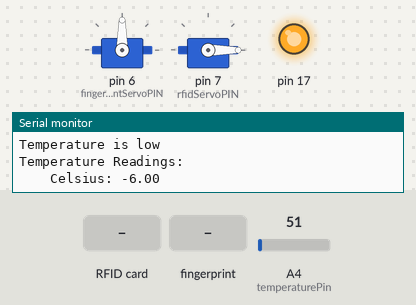
This sketch was run on a simulated Arduino Leonardo, built with avr-gcc and run on an emulated ATmega32U4. On the bench: 2 × servo, output pins drawn as LEDs (lit = HIGH), the last lines printed to the serial monitor. Inputs (shaded band) come from the test bench; at power-on: A4 (temperaturePin) = 51.

Above: at 2.3 s.
2.4 s: RFID card E0 32 66 A3 held to the reader
At 4.1 s:
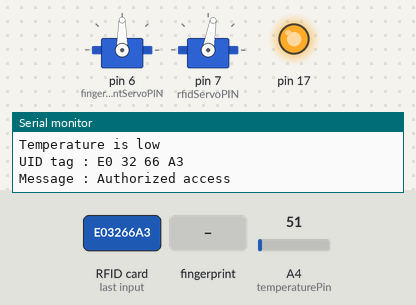
5.2 s: finger stored as number 1 placed on the sensor
At 17.5 s:
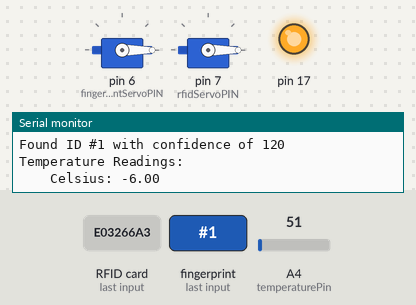
Timing chart, 0 to 17.7 s (numbered marks = the images above; inputs shaded):
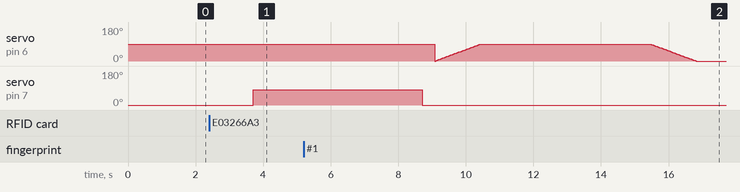

The sketch:

arduino.ino
```cpp
//#include <Adafruit_Fingerprint.h>

#include <MFRC522.h>
#include <SPI.h>
#include <SoftwareSerial.h>
#include <ArduinoJson.h>
#include <Servo.h>

// rx tx to connect with nodoemcu
SoftwareSerial s(2,3);


// Fingerprint


#include <Adafruit_Fingerprint.h>


#if (defined(__AVR__) || defined(ESP8266)) && !defined(__AVR_ATmega2560__)
// For UNO and others without hardware serial, we must use software serial...
// pin #2 is IN from sensor (GREEN wire)
// pin #3 is OUT from arduino  (WHITE wire)
// Set up the serial port to use softwareserial..
SoftwareSerial mySerial(4, 5);

#else
// On Leonardo/M0/etc, others with hardware serial, use hardware serial!
// #0 is green wire, #1 is white
#define mySerial Serial1

#endif


Adafruit_Fingerprint finger = Adafruit_Fingerprint(&mySerial);

const int fingerprintServoPIN= 6;
Servo fingerprintServo;  // create servo object to control a servo


int pos = 0;


//Temperature

const int temperaturePin = A4;
int input_val = 0;
float celsius = 0;


//RFID

#define SS_PIN 10
#define RST_PIN 9
//#define LED_G 5 //define green LED pin
//#define LED_R 4 //define red LED
//#define BUZZER 2 //buzzer pin
int rfidServoPIN = 7;
Servo rfidServo;// declare servo name type servo
MFRC522 mfrc522(SS_PIN, RST_PIN);   // Create MFRC522 instance.


void setup() {

  Serial.begin(9600);


//  ----------------- Fingerprint ----------------
  while (!Serial);  // For Yun/Leo/Micro/Zero/...
    delay(100);
    Serial.println("\n\nAdafruit finger detect test");

    // set the data rate for the sensor serial port
    finger.begin(57600);
    delay(5);
    if (finger.verifyPassword()) {
      Serial.println("Found fingerprint sensor!");
    } else {
      Serial.println("Did not find fingerprint sensor :(");
      while (1) { delay(1); }
    }

    Serial.println(F("Reading sensor parameters"));
    finger.getParameters();
    Serial.print(F("Status: 0x")); Serial.println(finger.status_reg, HEX);
    Serial.print(F("Sys ID: 0x")); Serial.println(finger.system_id, HEX);
    Serial.print(F("Capacity: ")); Serial.println(finger.capacity);
    Serial.print(F("Security level: ")); Serial.println(finger.security_level);
    Serial.print(F("Device address: ")); Serial.println(finger.device_addr, HEX);
    Serial.print(F("Packet len: ")); Serial.println(finger.packet_len);
    Serial.print(F("Baud rate: ")); Serial.println(finger.baud_rate);

    finger.getTemplateCount();

    if (finger.templateCount == 0) {
      Serial.print("Sensor doesn't contain any fingerprint data. Please run the 'enroll' example.");
    }
    else {
      Serial.println("Waiting for valid finger...");
       Serial.print("Sensor contains "); Serial.print(finger.templateCount); Serial.println(" templates");
  }

  fingerprintServo.attach(fingerprintServoPIN);
//  pinMode(buzzer, OUTPUT);


  // -------------------------RFID---------------------------------

  SPI.begin();      // Initiate  SPI bus
  mfrc522.PCD_Init();   // Initiate MFRC522
  rfidServo.attach(rfidServoPIN); //servo pin
  rfidServo.write(0); //servo start position
//  pinMode(LED_G, OUTPUT);
//  pinMode(LED_R, OUTPUT);
//  pinMode(BUZZER, OUTPUT);
//  noTone(BUZZER);
  Serial.println("Put your card to the reader...");
  Serial.println();

}

void loop() {
  StaticJsonBuffer<1000> jsonBuffer;
  JsonObject& root = jsonBuffer.createObject();
  if(s.available()>0){
   root.printTo(s);
  }

  // -------------------------- Temperature Code --------------------------

  input_val =analogRead(temperaturePin);
  celsius = (input_val *5000)/1023;

  root["data1"] = celsius;

  Serial.println("Temperature Readings: ");
  Serial.print("\t\tCelsius: ");
  Serial.println(celsius);
  delay(1000);
  if(celsius > 20){
    Serial.println("Temperature is high");
  }
  else{
    Serial.println("Temperature is low");
  }


  // RFID

    // Look for new cards
    if ( ! mfrc522.PICC_IsNewCardPresent())
    {
      return;
    }
    // Select one of the cards
    if ( ! mfrc522.PICC_ReadCardSerial())
    {
      return;
    }
    //Show UID on serial monitor
    Serial.print("UID tag :");
    String content= "";
    byte letter;
    for (byte i = 0; i < mfrc522.uid.size; i++)
    {
       Serial.print(mfrc522.uid.uidByte[i] < 0x10 ? " 0" : " ");
       Serial.print(mfrc522.uid.uidByte[i], HEX);
       content.concat(String(mfrc522.uid.uidByte[i] < 0x10 ? " 0" : " "));
       content.concat(String(mfrc522.uid.uidByte[i], HEX));
    }
    Serial.println();
    Serial.print("Message : ");
    content.toUpperCase();
    if (content.substring(1) == "E0 32 66 A3") //change here the UID of the card/cards that you want to give access
    {
      Serial.println("Authorized access");
      Serial.println();
      delay(500);
      rfidServo.write(80);
      delay(5000);
      rfidServo.write(0);
    }

   else   {
      Serial.println(" Access denied");
    }


    //  Fingerprint

    getFingerprintID();
    delay(50);


}


uint8_t getFingerprintID() {
  uint8_t p = finger.getImage();
  switch (p) {
    case FINGERPRINT_OK:
      Serial.println("Image taken");
      break;
    case FINGERPRINT_NOFINGER:
      Serial.println("No finger detected");
      return p;
    case FINGERPRINT_PACKETRECIEVEERR:
      Serial.println("Communication error");
      return p;
    case FINGERPRINT_IMAGEFAIL:
      Serial.println("Imaging error");
      return p;
    default:
      Serial.println("Unknown error");
      return p;
  }

  // OK success!

  p = finger.image2Tz();
  switch (p) {
    case FINGERPRINT_OK:
      Serial.println("Image converted");
      break;
    case FINGERPRINT_IMAGEMESS:
      Serial.println("Image too messy");
      return p;
    case FINGERPRINT_PACKETRECIEVEERR:
      Serial.println("Communication error");
      return p;
    case FINGERPRINT_FEATUREFAIL:
      Serial.println("Could not find fingerprint features");
      return p;
    case FINGERPRINT_INVALIDIMAGE:
      Serial.println("Could not find fingerprint features");
      return p;
    default:
      Serial.println("Unknown error");
      return p;
  }

  // OK converted!
  p = finger.fingerSearch();
  if (p == FINGERPRINT_OK) {
    Serial.println("Found a print match!");


 for (pos = 0; pos <= 90; pos += 1) { // goes from 0 degrees to 180 degrees
    // in steps of 1 degree
    fingerprintServo.write(pos);              // tell servo to go to position in variable 'pos'
    delay(15);                       // waits 15ms for the servo to reach the position
  }

  delay(5000);

  for (pos = 90; pos >= 0; pos -= 1) { // goes from 180 degrees to 0 degrees
    fingerprintServo.write(pos);              // tell servo to go to position in variable 'pos'
    delay(15);                       // waits 15ms for the servo to reach the position
  }


  } else if (p == FINGERPRINT_PACKETRECIEVEERR) {
//     tone(buzzer, 1000); // Send 1KHz sound signal...
//     delay(500);        // ...for 1 sec
//     noTone(buzzer);     // Stop sound...
//     delay(500);        // ...for 1sec
     Serial.println("Communication error");
     return p;
  } else if (p == FINGERPRINT_NOTFOUND) {

//    Blynk.notify("Alert : Unknown fingerprint! Unknown access!");

//     tone(buzzer, 1000); // Send 1KHz sound signal...
//     delay(500);        // ...for 1 sec
//     noTone(buzzer);     // Stop sound...
//     delay(500);
//     tone(buzzer, 1000);// ...for 1sec
//     delay(500);
//     noTone(buzzer);     // Stop sound...
//     delay(500);
//     tone(buzzer, 1000);// ...for 1sec
//     delay(500);
//     noTone(buzzer);     // Stop sound...
//     delay(500);
     Serial.println("Did not find a match");
     return p;
  } else {
//     tone(buzzer, 1000); // Send 1KHz sound signal...
//     delay(1000);        // ...for 1 sec
//     noTone(buzzer);     // Stop sound...
//     delay(500);        // ...for 1sec
     Serial.println("Unknown error");
     return p;
  }

  // found a match!
  Serial.print("Found ID #"); Serial.print(finger.fingerID);
  Serial.print(" with confidence of "); Serial.println(finger.confidence);

  return finger.fingerID;
}

// returns -1 if failed, otherwise returns ID #
int getFingerprintIDez() {
  uint8_t p = finger.getImage();
  if (p != FINGERPRINT_OK)  return -1;

  p = finger.image2Tz();
  if (p != FINGERPRINT_OK)  return -1;

  p = finger.fingerFastSearch();
  if (p != FINGERPRINT_OK)  return -1;

  // found a match!
  Serial.print("Found ID #"); Serial.print(finger.fingerID);
  Serial.print(" with confidence of "); Serial.println(finger.confidence);
  return finger.fingerID;
}
```

Measured:
- after the input at 2.4 s, servo on pin 7 (rfidServoPIN): 0° → 80° after 1.3 s
